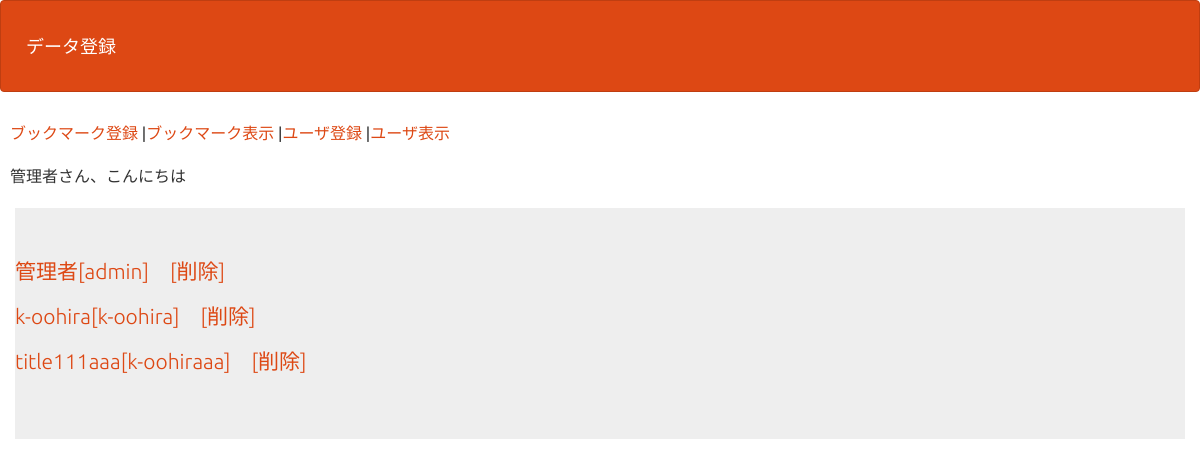
The app's page /11_KazushiOhira/usr_select.php (signed in) with its own data.
### tables this page shows
CREATE TABLE IF NOT EXISTS `gs_user_table` (
`id` int(12) NOT NULL,
  `name` varchar(64) NOT NULL,
  `lid` varchar(128) NOT NULL,
  `lpw` varchar(64) NOT NULL,
  `kanri_flg` int(1) NOT NULL,
  `life_flg` int(1) NOT NULL
);

### 11_KazushiOhira/usr_select.php (the view, shortened to what this page needs)
<?php
$pdo = db_con();
$stmt = $pdo->prepare("SELECT * FROM gs_user_table");
$status = $stmt->execute();
$view="";
if($status==false){
  error_db_info($stmt);
}else{
  while( $result = $stmt->fetch(PDO::FETCH_ASSOC)){
    $view .= '<p>';
    $view .= '<a href="usr_update_view.php?id='.$result["id"].'">';
    $view .= $result["name"]."[".$result["lid"]."]";
    $view .= '</a>';
    $view .= '　';
    $view .= '<a href="usr_delete.php?id='.$result["id"].'">';
    $view .= '[削除]';
    $view .= '</a>';
    $view .= '</p>';
  }
}
?>
<!DOCTYPE html>
<html lang="ja">
<head>
<link rel="stylesheet" href="css/range.css">
<link href="css/bootstrap.min.css" rel="stylesheet">
</head>
<body id="main">
<header>
  <nav class="navbar navbar-default">
    <div class="container-fluid">
      <div class="navbar-header">
      <a class="navbar-brand" href="usr_entry.php">データ登録</a>
    </div>
  </nav>
</header>
<div>
  <a href="bm_entry.php">ブックマーク登録</a>
  |<a href="bm_select.php">ブックマーク表示</a>
  <?php
    if($_SESSION["kanri_flg"] == 1){?>
  |<a href="usr_entry.php">ユーザ登録</a>
  |<a href="usr_select.php">ユーザ表示</a>
  <?php } ?>
</div>
<div><?=$_SESSION["name"]?>さん、こんにちは</div>
<div>
    <div class="container jumbotron"><?=$view?></div>
  </div>
</body>
</html>

### 11_KazushiOhira/usr_select.php (style rules this page uses)
div { padding: 10px;font-size:16px; }

### records on screen
gs_user_table: value "管理者[admin] [削除]"
gs_user_table: value "k-oohira[k-oohira] [削除]"
gs_user_table: value "title111aaa[k-oohiraaa] [削除]"

### other values on screen
$_SESSION["name"] "管理者"
